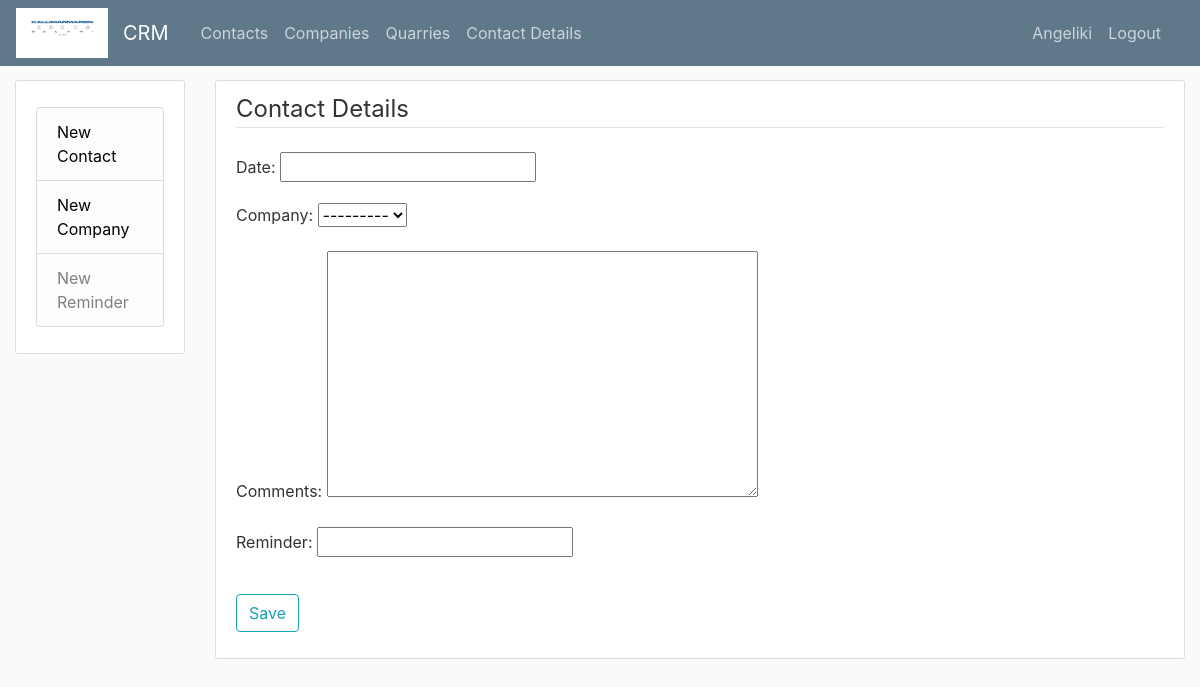
Page /contact/new/ (signed in) on the earlier database version.
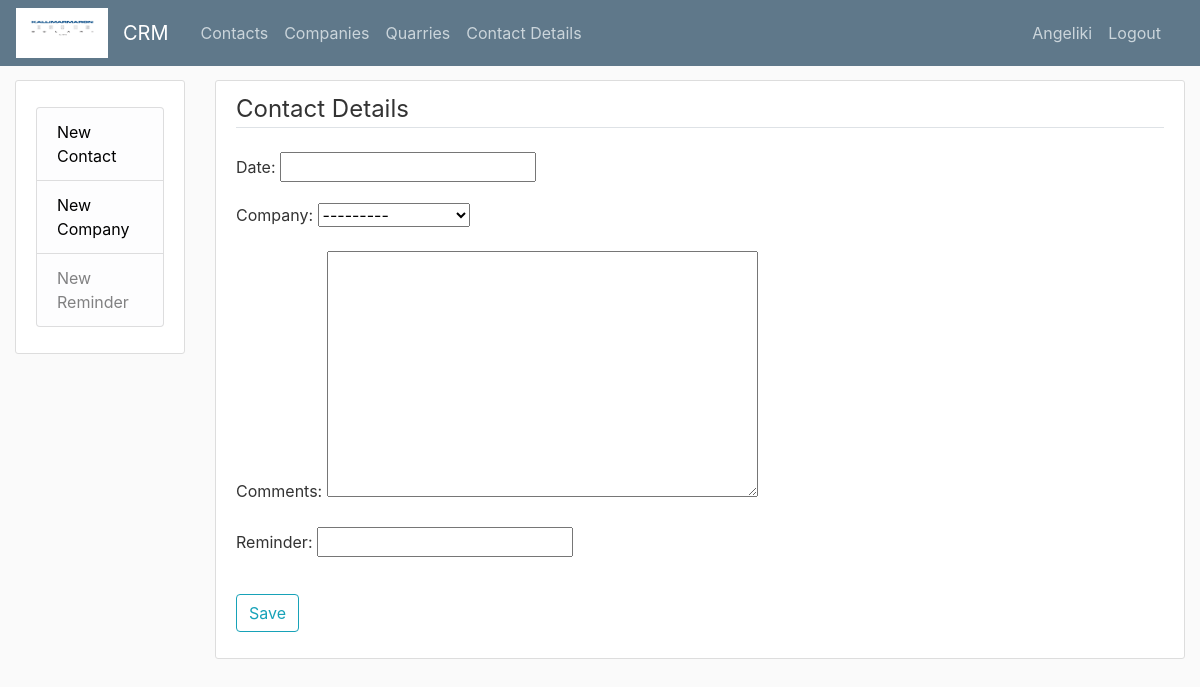
Same page on the later database version.
### crm/models.py (models this page shows, shortened)
class Company(models.Model):
     ARCHITECT = 'AR'
     COMMERCE = 'CM'
     CONSTRUCTOR = 'CN'
     DESIGNER = 'DE'
     LANDSCAPE = 'LS'
     MARBLE = 'MA'
     FIELD = [
        (ARCHITECT, 'Architect'),
        (COMMERCE, 'Commerce'),
        (CONSTRUCTOR, 'Constructor'),
        (DESIGNER, 'Designer'),
        (LANDSCAPE, 'Landscape'),
        (MARBLE, 'Marble'),
     ]
     company = models.CharField(max_length=50)
     field = models.CharField(max_length=2, choices=FIELD, default=MARBLE,)
     remarks = models.TextField(blank=True)
     address = models.CharField(max_length=50, blank=True)
     area =  models.CharField(max_length=50, blank=True)
     city =  models.CharField(max_length=20, blank=True)
     country = models.CharField(max_length=20)
     website = models.URLField(blank=True)
     phone = models.IntegerField(blank=True)
     pending = models.CharField(max_length=100, blank=True)
     def __str__(self):
         return self.company

### crm/views.py (the view, shortened to what this page needs)
# urls.py: path('contact/new/', ContactCreateView.as_view(), name='contact-create'),
class ContactCreateView(LoginRequiredMixin, CreateView):
    model = Contact
    fields = ['date', 'company', 'comments','reminder']

### crm/templates/crm/contact_form.html (shortened to what this page needs)
{% extends "crm/base.html"%}
{% block content %}
    <div class="content-section">
        <form method="POST">
            <fieldset class="form-group">
                <legend class="border-bottom mb-4">Contact Details</legend>
                {{ form.as_p }}
            </fieldset>
            <div class="form-group">
                <button class="btn btn-outline-info" type="submit">Save</button>
            </div>
        </form>
    </div>
{% endblock content %}

Differences in the rows shown:
added Company: company "---------"
Other differences:
form field company: "---------" → (not shown)
